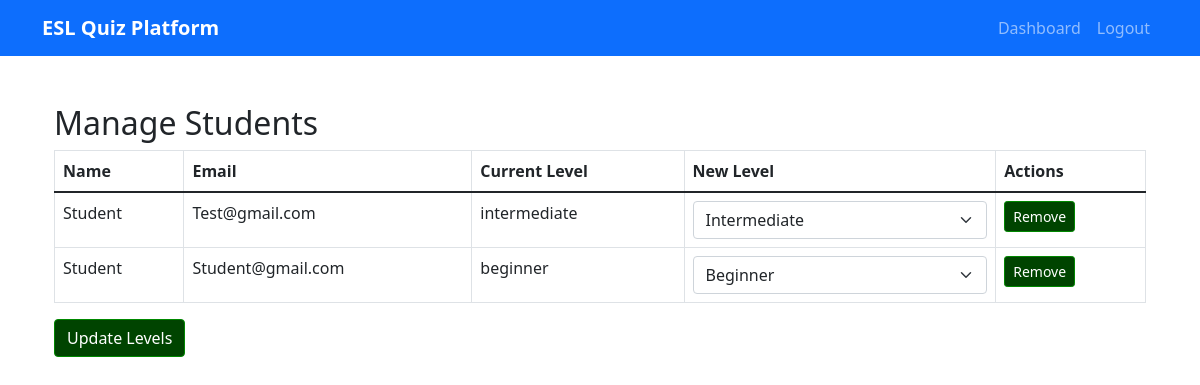
The app's page /manage_students (signed in) with its own data.
### app/models.py (models this page shows, shortened)
class User(UserMixin, db.Model):
    id = db.Column(db.Integer, primary_key=True)
    name = db.Column(db.String(64), nullable=False)
    email = db.Column(db.String(120), index=True, unique=True, nullable=False)
    password_hash = db.Column(db.String(128))
    role = db.Column(db.String(20), default='student')  # 'student' or 'instructor'
    created_at = db.Column(db.DateTime, default=datetime.utcnow)
    grade_level = db.Column(db.String(20))  # beginner, intermediate, advanced
    created_quizzes = db.relationship('Quiz', backref='creator', lazy='dynamic', cascade='all, delete-orphan')
    quiz_attempts = db.relationship('QuizAttempt', backref='student', lazy='dynamic', cascade='all, delete-orphan')
    def is_instructor(self):
        return self.role == 'instructor'

### app/main/routes.py (the view, shortened to what this page needs)
@bp.route('/manage_students', methods=['GET', 'POST'])
@login_required
def manage_students():
    if not current_user.is_instructor():
        flash('Access denied.')
        return redirect(url_for('main.dashboard'))
    students = User.query.filter_by(role='student').all()
    return render_template('main/manage_students.html', title='Manage Students', students=students)

### app/models.py (called while the page is built)
@login.user_loader
def load_user(id):
    return User.query.get(int(id))

### app/templates/main/manage_students.html (shortened to what this page needs)
{% extends "base.html" %}
{% block content %}
<div class="container mt-5">
    <h2>Manage Students</h2>
    <form method="POST" action="{{ url_for('main.manage_students') }}">
        <table class="table table-bordered">
            <thead>
                <tr>
                    <th>Name</th>
                    <th>Email</th>
                    <th>Current Level</th>
                    <th>New Level</th>
                    <th>Actions</th>
                </tr>
            </thead>
            <tbody>
                {% for student in students %}
                <tr>
                    <td>{{ student.name }}</td>
                    <td>{{ student.email }}</td>
                    <td>{{ student.grade_level or "Not Set" }}</td>
                    <td>
                        <select name="level_{{ student.id }}" class="form-select">
                            <option value="beginner" {% if student.grade_level == "beginner" %}selected{% endif %}>Beginner</option>
                            <option value="intermediate" {% if student.grade_level == "intermediate" %}selected{% endif %}>Intermediate</option>
                        </select>
                    </td>
                    <td>
                        <button
                            type="button"
                            class="btn btn-danger btn-sm"
                            onclick="deleteStudent('{{ url_for('main.remove_student', user_id=student.id) }}', '{{ student.name }}')"
                        >Remove</button>
                    </td>
                </tr>
                {% endfor %}
            </tbody>
        </table>
        <button type="submit" class="btn btn-primary">Update Levels</button>
    </form>
</div>
{% endblock %}

### app/static/css/style.css (style rules this page uses)
.btn { background-color: #004400; border-color: #008800; }

### records on screen
User: name "Student", email "Test@gmail.com", grade_level "intermediate", grade_level+id "Intermediate"
User: name "Student", email "Student@gmail.com", grade_level "beginner", grade_level+id "Beginner"
